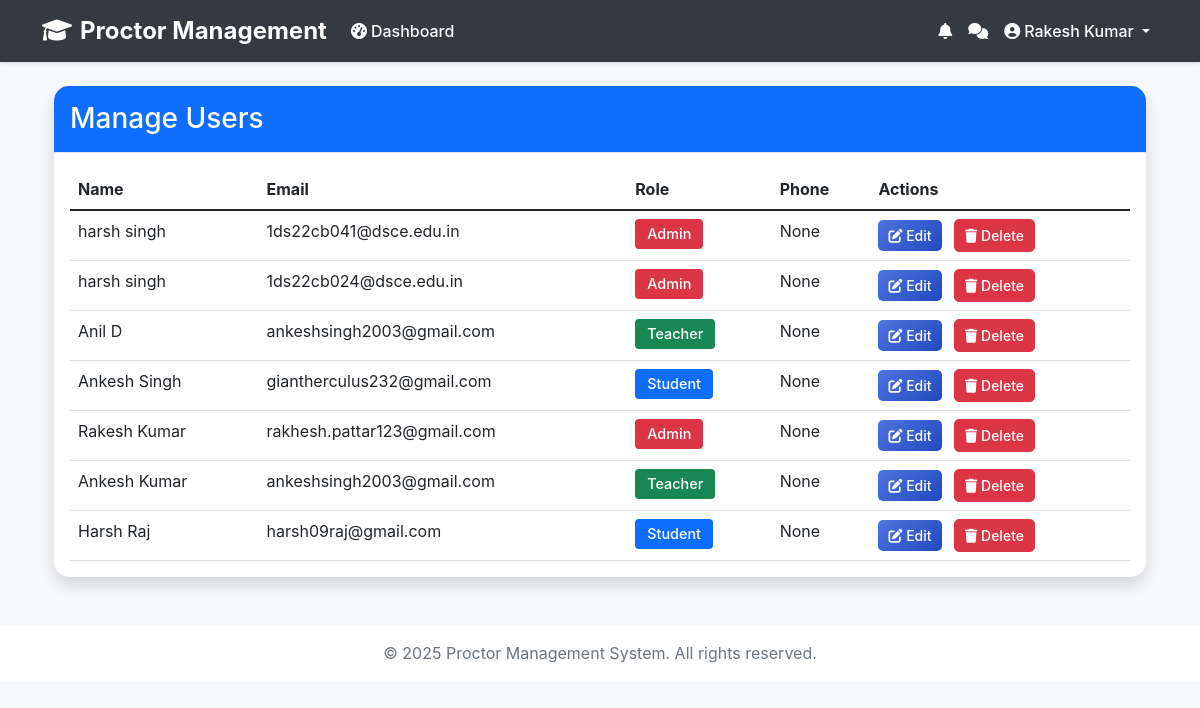
Page /admin-panel/users/ (signed in) on the committed database.
### accounts/models.py (models this page shows, shortened)
class User(AbstractUser):
    ROLE_CHOICES = (
        ('student', 'Student'),
        ('teacher', 'Teacher'),
        ('admin', 'Admin'),
    )
    role = models.CharField(max_length=10, choices=ROLE_CHOICES, default='student')
    phone_number = models.CharField(max_length=15, blank=True, null=True)
    address = models.TextField(blank=True, null=True)
    is_email_verified = models.BooleanField(default=False)
    password_reset_token = models.CharField(max_length=32, null=True, blank=True)
    password_reset_expires = models.DateTimeField(null=True, blank=True)

### admin_panel/views.py (the view)
# urls.py: path('users/', views.manage_users, name='manage_users'),
@login_required
def manage_users(request):
    if request.user.role != 'admin':
        return redirect('dashboard')
    users = User.objects.all().order_by('-date_joined')
    context = {
        'users': users,
    }
    return render(request, 'admin_panel/manage_users.html', context)

### accounts/context_processors.py (called while the page is built)
def unread_notifications_count(request):
    if request.user.is_authenticated:
        count = Notification.objects.filter(user=request.user, is_read=False).count()
    else:
        count = 0
    return {'unread_notifications_count': count}

### admin_panel/templates/admin_panel/manage_users.html (shortened to what this page needs)
{% extends 'accounts/base.html' %}
{% block content %}
<div class="container">
    <div class="row mb-4">
        <div class="col-md-12">
            <div class="card shadow">
                <div class="card-header bg-primary text-white">
                    <h3 class="mb-0">Manage Users</h3>
                </div>
                <div class="card-body">
                    <div class="table-responsive">
                        <table class="table table-hover">
                            <thead>
                                <tr>
                                    <th>Name</th>
                                    <th>Email</th>
                                    <th>Role</th>
                                    <th>Phone</th>
                                    <th>Actions</th>
                                </tr>
                            </thead>
                            <tbody>
                                {% for user in users %}
                                    <tr>
                                        <td>{{ user.get_full_name }}</td>
                                        <td>{{ user.email }}</td>
                                        <td>
                                            <span class="badge {% if user.role == 'admin' %}bg-danger{% elif user.role == 'teacher' %}bg-success{% else %}bg-primary{% endif %}">
                                                {{ user.role|title }}
                                            </span>
                                        </td>
                                        <td>{{ user.phone_number }}</td>
                                        <td>
                                            <a href="{% url 'edit_user' user.id %}" class="btn btn-primary btn-sm me-2">
                                                <i class="fas fa-edit"></i> Edit
                                            </a>
                                            <a href="{% url 'delete_user' user.id %}" class="btn btn-danger btn-sm">
                                                <i class="fas fa-trash"></i> Delete
                                            </a>
                                        </td>
                                    </tr>
                                {% empty %}
                                    <tr>
                                        <td colspan="5" class="text-center">No users found</td>
                                    </tr>
                                {% endfor %}
                            </tbody>
                        </table>
                    </div>
                </div>
            </div>
        </div>
    </div>
</div>
{% endblock %}

### accounts/templates/accounts/base.html (shortened to what this page needs)
<!DOCTYPE html>
<html lang="en">
<head>
    <link href="https://cdn.jsdelivr.net/npm/bootstrap@5.1.3/dist/css/bootstrap.min.css" rel="stylesheet">
    <link href="https://cdnjs.cloudflare.com/ajax/libs/font-awesome/6.0.0/css/all.min.css" rel="stylesheet">
</head>
<body>
    <nav class="navbar navbar-expand-lg navbar-dark">
        <div class="container">
            <a class="navbar-brand" href="{% url 'home' %}">
                <i class="fas fa-graduation-cap me-2"></i>Proctor Management
            </a>
            <div class="collapse navbar-collapse" id="navbarNav">
                <ul class="navbar-nav me-auto">
                    {% if user.is_authenticated %}
                        <li class="nav-item">
                            <a class="nav-link" href="{% url 'dashboard' %}">
                                <i class="fas fa-tachometer-alt me-1"></i>Dashboard
                            </a>
                        </li>
                    {% endif %}
                </ul>
                <ul class="navbar-nav">
                    {% if user.is_authenticated %}
                        <li class="nav-item">
                            <a class="nav-link position-relative" href="{% url 'notifications' %}">
                                <i class="fas fa-bell"></i>
                            </a>
                        </li>
                        <li class="nav-item">
                            <a class="nav-link position-relative" href="{% if user.teacher %}{% url 'teacher_chat' %}{% elif user.student %}{% url 'student_chat' %}{% endif %}">
                                <i class="fas fa-comments"></i>
                            </a>
                        </li>
                        <li class="nav-item dropdown">
                            <a class="nav-link dropdown-toggle" href="#" id="navbarDropdown" role="button" data-bs-toggle="dropdown">
                                <i class="fas fa-user-circle me-1"></i>{{ user.get_full_name }}
                            </a>
                        </li>
                    {% endif %}
                </ul>
            </div>
        </div>
    </nav>
    <div class="container py-4">
        {% block content %}
        {% endblock %}
    </div>
    <footer class="footer mt-auto py-3 bg-white">
        <div class="container text-center">
            <span class="text-muted">© 2025 Proctor Management System. All rights reserved.</span>
        </div>
    </footer>
</body>
</html>

### accounts/templates/accounts/base.html (style rules this page uses)
:root { --primary-color: #4e73df; --secondary-color: #858796; --success-color: #1cc88a; --info-color: #36b9cc; --warning-color: #f6c23e; --danger-color: #e74a3b; }
body { font-family: 'Nunito', -apple-system, BlinkMacSystemFont, "Segoe UI", Roboto, "Helvetica Neue", Arial, sans-serif; background-color: #f8f9fc; }
.navbar { background-color: #343a40; box-shadow: 0 2px 4px rgba(0,0,0,.1); }
.navbar-brand { font-weight: 700; font-size: 1.5rem; color: white !important; }
.nav-link { font-weight: 500; padding: 0.5rem 1rem; transition: all 0.3s ease; color: white !important; }
.card { border: none; border-radius: 0.35rem; box-shadow: 0 0.15rem 1.75rem 0 rgba(58, 59, 69, 0.15); }
.card-header { background-color: #f8f9fc; border-bottom: 1px solid #e3e6f0; padding: 1rem; }
.btn { border-radius: 0.35rem; padding: 0.375rem 0.75rem; font-weight: 500; transition: all 0.3s ease; }
.btn-primary { background: linear-gradient(135deg, var(--primary-color) 0%, #224abe 100%); border: none; }
.badge { padding: 0.5em 0.75em; font-weight: 500; }

### admin_panel/templates/admin_panel/manage_users.html (style rules this page uses)
.card { border: none; border-radius: 15px; }
.card-header { border-radius: 15px 15px 0 0 !important; }
.table { margin-bottom: 0; }
.badge { padding: 8px 12px; font-size: 0.9em; }
.btn-sm { padding: 5px 10px; border-radius: 5px; }

### rows in the picture
User: get_full_name "Rakesh Kumar", email "rakhesh.pattar123@gmail.com", role "Admin", phone_number "None"
User: get_full_name "harsh singh", email "1ds22cb041@dsce.edu.in", role "Admin", phone_number "None"
User: get_full_name "harsh singh", email "1ds22cb024@dsce.edu.in", role "Admin", phone_number "None"
User: get_full_name "Anil D", email "ankeshsingh2003@gmail.com", role "Teacher", phone_number "None"
User: get_full_name "Ankesh Singh", email "giantherculus232@gmail.com", role "Student", phone_number "None"
User: get_full_name "Ankesh Kumar", email "ankeshsingh2003@gmail.com", role "Teacher", phone_number "None"
User: get_full_name "Harsh Raj", email "harsh09raj@gmail.com", role "Student", phone_number "None"
